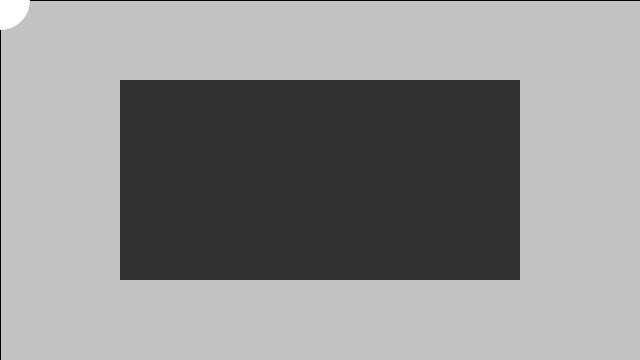
Frame 1 (no input)
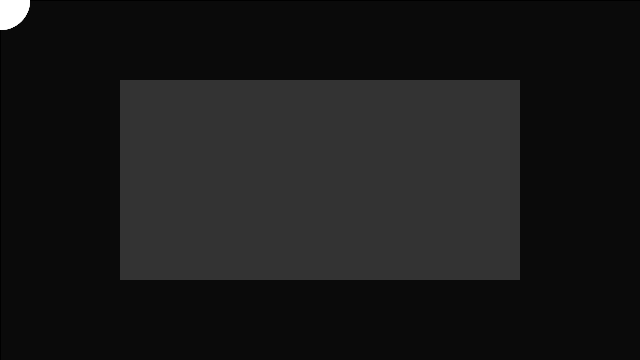
Frame 60 (the mouse pressed at the canvas centre just before this capture)
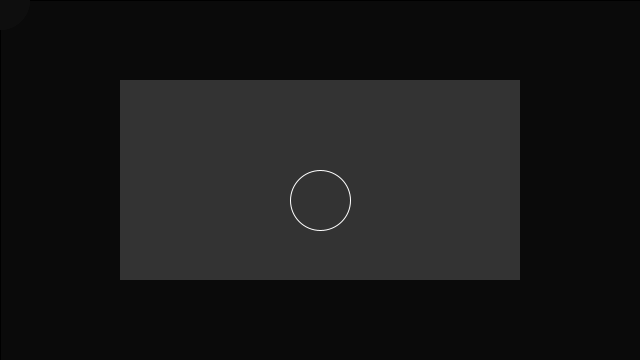
Frame 120 (the mouse held since frame 60 and released just before this capture)

The Processing sketch that drew these frames (run headless with seeded random() and noise(); from frame 60 on, the mouse is pressed at the canvas centre):

// Processing sketch: processing_104945
// ── processing_104945.pde

PGraphics pg;

void setup() {
  frameRate(30000)
  size(640, 360);
  pg = createGraphics(400, 200);
}

void draw() {
  fill(0, 12);
  rect(0, 0, width, height);
  fill(255);
  noStroke();
  ellipse(mouseX, mouseY, 60, 60);
  
  pg.beginDraw();
  pg.background(51);
  pg.noFill();
  pg.stroke(255);
  pg.ellipse(mouseX-120, mouseY-60, 60, 60);
  pg.endDraw();
  
  // Draw the offscreen buffer to the screen with image() 
  image(pg, 120, 80); 
}
